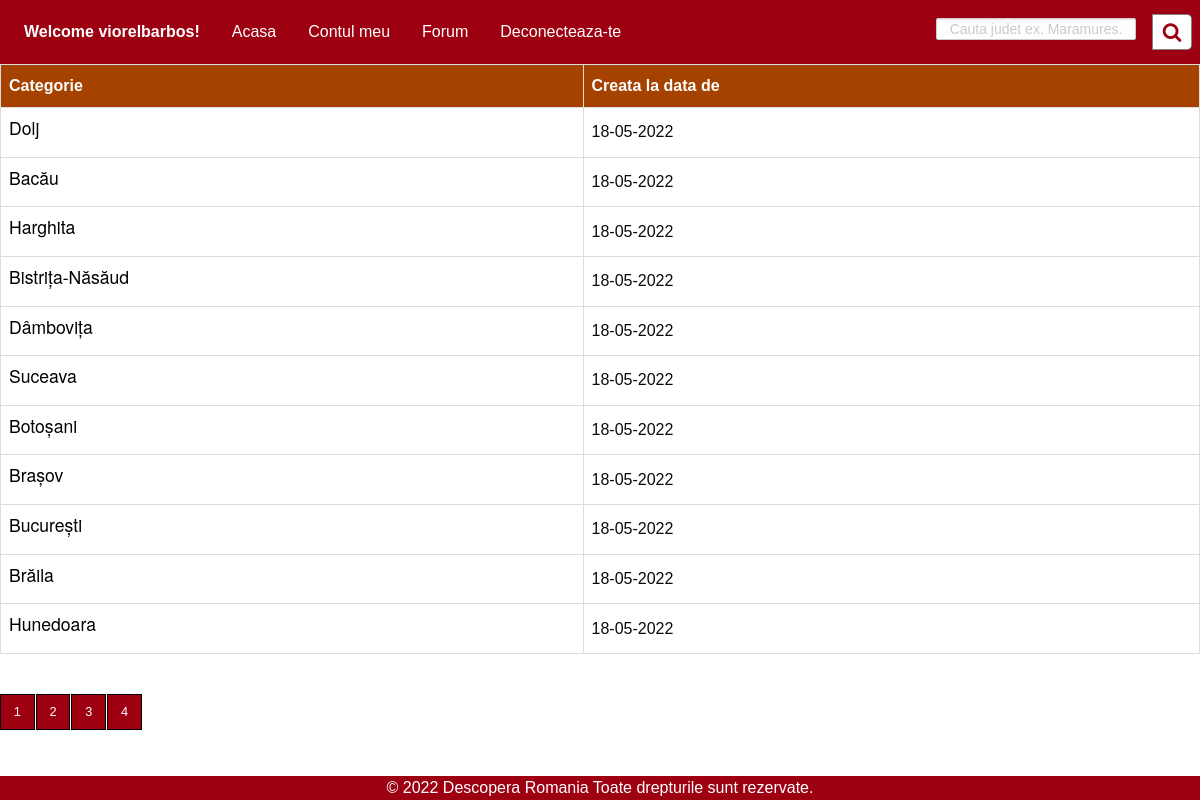
Screenshot of /category.php (signed in) with the database file from the repository.
### tables this page shows
CREATE TABLE `pages` (
  `id` int(11) NOT NULL,
  `pg_name` varchar(20) NOT NULL,
  `nume_meniu` varchar(17) NOT NULL,
  `tip_user` int(11) NOT NULL
);

CREATE TABLE `judete` (
  `id` int(11) NOT NULL,
  `code` varchar(55) NOT NULL,
  `name` varchar(64) NOT NULL
);

### category.php (the view, shortened to what this page needs)
<html>
  <link rel="stylesheet" href="css/foundation.css" />
  <link rel="stylesheet" href="css/app.css" />
  <link rel="stylesheet" href="css/app.css" />
  <link rel="stylesheet" href="css/styleAuth.css" />
</html>
<?php
include 'db.php';
include 'header-admin.php';
if($_SESSION['type'] == 1) {
    $start = 0;
    $limit = 7;
    $id = 1;
}
else {
    $limit = 11;
    $id = 1;
}
    if (isset($_GET['pg'])) {
        $id = $_GET['pg'];
    }
    else {
      $id = 1;
    }
    $start = ($id - 1) * $limit;
    $sql_jud = "SELECT * FROM judete LIMIT $start, $limit";
    $result_jud = mysqli_query($con, $sql_jud);
    if (!$result_jud)
        die('Invalid querry:' . mysqli_error($con));
    else {
        echo "<table id = \"customers\">";
        echo "<tr><th><b>Categorie</b></th><th><b>Creata la data de</b></th></tr>";
        while ($table_data = mysqli_fetch_array($result_jud, MYSQLI_ASSOC)) {
            echo "<tr><td>";
            echo '<h3><a href="topic.php?jud=' . $table_data['name'] . '">' . $table_data['name'] . '</a><h3>';
            echo "</td>";
            echo "<td>";
            echo "18-05-2022";
            echo "</td></tr>";
        }
        echo "</table>";
        $rows = mysqli_num_rows(mysqli_query($con, "SELECT * FROM judete "));
        $total = ceil($rows / $limit);
        echo "<div class='container'>";
        echo "<ul class='pagination'>";
        for ($i = 1; $i <= $total; $i++) {
            if ($i == $id) {
                echo "<li><a href='?pg=" . $i . "'>" . $i . "</a></li>";
            } else {
                echo "<li><a href='?pg=" . $i . "'>" . $i . "</a></li>";
            }
        }
        echo "</ul>";
        echo "</div>";
        include('footer.php');
    }
?>

### header-admin.php (shortened to what this page needs)
<link rel="stylesheet" href="https://cdnjs.cloudflare.com/ajax/libs/font-awesome/4.7.0/css/font-awesome.min.css">
<div class="top-bar">
        <div class="top-bar-left">
            <ul class="dropdown menu" data-dropdown-menu>
                <li class="menu-text">Welcome <?php echo $_SESSION['username']; ?>!</li>
                <?php
                    include('verificare.php');
                    $user_type = $_SESSION['type'];
                    $sql_pagini = "SELECT * FROM pages WHERE tip_user in ('$user_type', '2')";
                    $result_pagini = mysqli_query($con, $sql_pagini);
                    while ($table_data = mysqli_fetch_array($result_pagini, MYSQLI_ASSOC)) {
                        echo "<li><a href=".$table_data['pg_name'].">".$table_data['nume_meniu']."</a></li>";
                    }
                ?>
            </ul>
        </div>
        <div class="wrap">
            <div class="search">
            <form id="usrform" action="" method="post">
                <input name = "cautare" type="text" class="searchTerm" placeholder="Cauta judet ex. Maramures.">
                    <button name ="cauta" type="submit" class="searchButton"><i class="fa fa-search"></i></button>
            </form>
            </div>
        </div>
</div>

### footer.php (shortened to what this page needs)
<link rel="stylesheet" href="./css/app.css">
<footer class="footerstyle">
        © 2022 Descopera Romania Toate drepturile sunt rezervate.
</footer>

### css/app.css (style rules this page uses)
.search { width: 100%; position: relative; display: flex; }
.searchTerm { width: 100%; border: 3px solid #00B4CC; border-right: none; height: 20px; border-radius: 5px 0 0 5px; outline: none; color: #9DBFAF; }
.searchButton { width: 40px; height: 36px; border: 1px solid #0000007c; background: #ffffff; text-align: center; color: #9d0011; border-radius: 0 5px 5px 0; cursor: pointer; font-size: 20px; float: right; }
.pagination { justify-content: left; }
.container { width: 100%; display: flex; justify-content: start; flex-direction: column; align-items: flex-start; }
#customers { margin-bottom: 40px; }

### css/styleAuth.css (style rules this page uses)
a { color: #0067ab; text-decoration: none; }
input[type='text'], input[type='email'], input[type='password'] { width: 200px; border-radius: 2px; border: 1px solid #CCC; padding: 10px; color: #333; font-size: 14px; margin-top: 10px; text-align: center; }

### category.php (style rules this page uses)
footer { position: fixed; left: 0; bottom: 0; width: 100%; background-color: #ff0000; color: rgb(255, 255, 255); text-align: center; }
.top-bar, .top-bar ul { background-color: #ff0000; color: white; }
a { color: white; }
#customers { font-family: Arial, Helvetica, sans-serif; border-collapse: collapse; width: 100%; }
#customers td, #customers th { border: 1px solid #ddd; padding: 8px; }
#customers tr { background-color: white; }
#customers th { padding-top: 12px; padding-bottom: 12px; text-align: left; background-color: #a64200; color: white; }
ul.pagination a { display: inline-block; vertical-align: middle; margin: 0 0 1rem 0; font-family: inherit; padding: 0.85em 1em; -webkit-appearance: none; border: 1px solid rgb(0, 0, 0); border-radius: 0; transition: background-color 0.25s ease-out, color 0.25s ease-out; font-size: 0.8rem; line-height: 1; text-align: center; cursor: pointer; background-color: #9d0011; color: #fefefe; }
td>h3>a { color: black; font-size: 1.1rem; }
.top-bar { width: 100%; }

### header-admin.php (style rules this page uses)
.wrap form { width: 313px; justify-content: flex-end; display: flex; align-items: center; flex-direction: row; }
.wrap { width:313px; }
.top-bar, .top-bar ul { background-color: #9d0011; }

### footer.php (style rules this page uses)
.footerstyle { background-color: #9d0011; position: fixed; left: 0; bottom: 0; width: 100%; color: rgb(255, 255, 255); text-align: center; }

### rows the page displays
pages: nume_meniu "Acasa"
pages: nume_meniu "Contul meu"
pages: nume_meniu "Forum"
pages: nume_meniu "Deconecteaza-te"
judete: name "Dolj"
judete: name "Bacău"
judete: name "Harghita"
judete: name "Bistrița-Năsăud"
judete: name "Dâmbovița"
judete: name "Suceava"
judete: name "Botoșani"
judete: name "Brașov"
judete: name "București"
judete: name "Brăila"
judete: name "Hunedoara"

### other values shown
$_SESSION['username'] "viorelbarbos"
